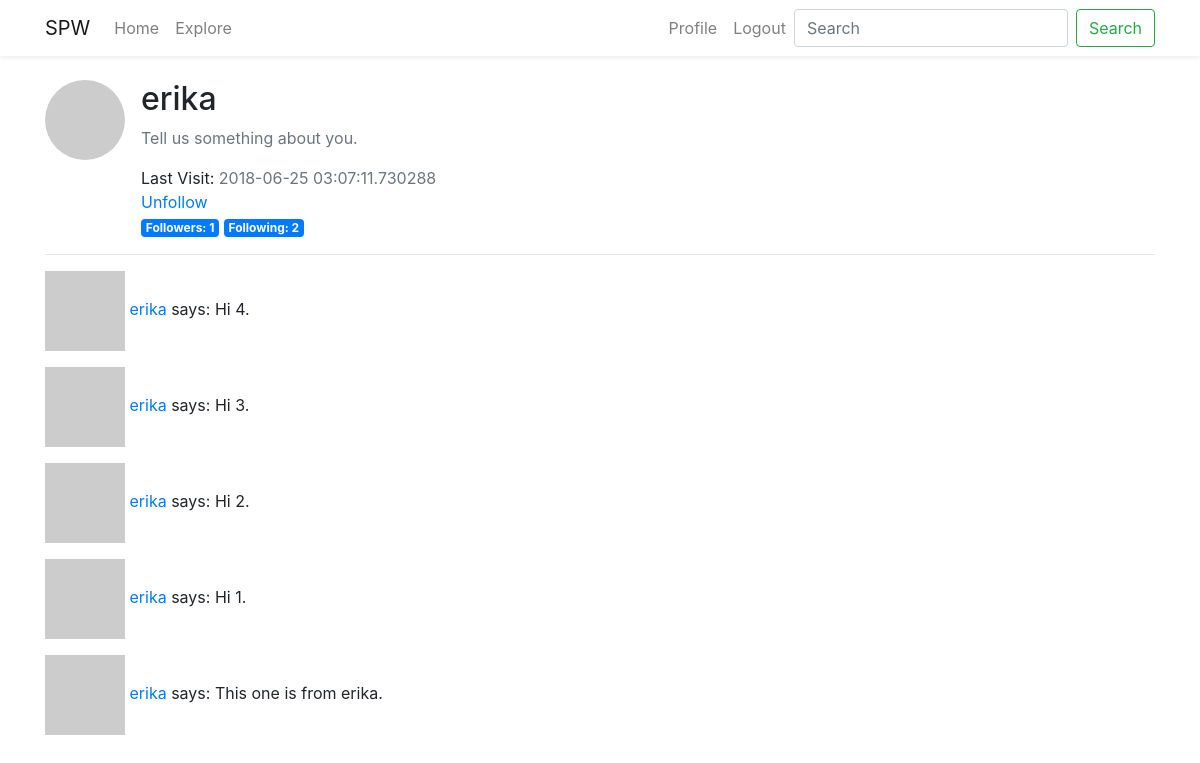
/user/erika (signed in), run on the app's committed database.
### src/models.py (models this page shows, shortened)
class User(UserMixin, db.Model):
    id = db.Column(db.Integer, primary_key=True)
    username = db.Column(db.String(64), index=True, unique=True)
    email = db.Column(db.String(128), index=True, unique=True)
    password_hash = db.Column(db.String(128))
    posts = db.relationship('Post', backref='author', lazy='dynamic')
    about_me = db.Column(db.String(140))
    last_seen = db.Column(db.DateTime, default=datetime.utcnow)
    following = db.relationship(
        'User', secondary=followers,
        primaryjoin=(followers.c.follower_id == id),
        secondaryjoin=(followers.c.following_id == id),
        backref=db.backref('followers', lazy='dynamic'),
        lazy='dynamic',
    )
    def is_following(self, user):
        return self.following.filter(followers.c.following_id == user.id).count() > 0
    def avatar(self, size):
        digest = md5(self.email.lower().encode('utf-8')).hexdigest()
        return f"https://www.gravatar.com/avatar/{digest}?d=robohash&s={size}"

class Post(db.Model):
    id = db.Column(db.Integer, primary_key=True)
    body = db.Column(db.String(140))
    timestamp = db.Column(db.DateTime, index=True, default=datetime.utcnow)
    user_id = db.Column(db.Integer, db.ForeignKey('user.id'))

### src/routes.py (the view)
@app.route('/user/<username>')
@login_required
def user(username):
    c_user = User.query.filter_by(username=username).first_or_404()
    page = request.args.get(key='page', default=1, type=int)
    posts = c_user.posts.order_by(Post.timestamp.desc()).paginate(
        page=page,
        per_page=app.config['POST_PER_PAGE'],
        error_out=False,
    )
    next_page = url_for('user', username=c_user.username, page=posts.next_num) if posts.has_next else None
    prev_page = url_for('user', username=c_user.username, page=posts.prev_num) if posts.has_prev else None
    return render_template('user.html', title=c_user.username, user=c_user, posts=posts.items, next_page=next_page,
                           prev_page=prev_page)

### src/models.py (called while the page is built)
@login.user_loader
def load_user(idx):
    return User.query.get(int(idx))

### src/routes.py (called while the page is built)
@app.before_request
def before_request():
    if current_user.is_authenticated:
        current_user.last_seen = datetime.utcnow()
        db.session.commit()

### src/templates/user.html (shortened to what this page needs)
{% extends 'base.html' %}
{% block content %}
    <div class="media">
        <img src="{{ user.avatar(128) }}" alt="Profile Image" class="rounded-circle mr-3">
        <div class="media-body">
            <h2 class="mt-0 mr-3 d-inline">{{ user.username }}</h2>
            {% if user.about_me %}
                <p class="mt-2">{{ user.about_me }}</p>
            {% else %}
                <p class="text-muted mt-2">Tell us something about you.</p>
            {% endif %}
            {% if user.last_seen %}
                <p class="d-inline">Last Visit: </p>
                <p class="text-muted d-inline">{{ user.last_seen }}</p>
            {% endif %}
            {% if (user != current_user) and (not current_user.is_following(user)) %}
                <div>
                    <a href="{{ url_for('follow', username=user.username) }}">Follow</a>
                </div>
            {% elif (user != current_user) and (current_user.is_following(user)) %}
                <div>
                    <a href="{{ url_for('unfollow', username=user.username) }}">Unfollow</a>
                </div>
            {% endif %}
            <div>
                <span class="badge badge-primary">Followers: {{ user.followers.count() }}</span>
                <span class="badge badge-primary">Following: {{ user.following.count() }}</span>
            </div>
        </div>
    </div>
    <hr>
    {% for post in posts %}
        {% include "includes/_post.html" %}
    {% endfor %}
{% endblock %}

### src/templates/includes/_post.html
<p>
    <img src="{{ post.author.avatar(36) }}" alt="Profile Image">
    <a href="{{ url_for('user', username=post.author.username) }}">
        {{ post.author.username }}
    </a>
    says: {{ post.body }}
</p>

### data on the page
User: username "erika", last_seen "2018-06-25 03:07:11.730288"
Post: author.username "erika", body "Hi 4."
Post: author.username "erika", body "Hi 3."
Post: author.username "erika", body "Hi 2."
Post: author.username "erika", body "Hi 1."
Post: author.username "erika", body "This one is from erika."

### other printed values
{{ user.followers.count() }} "1"
{{ user.following.count() }} "2"
